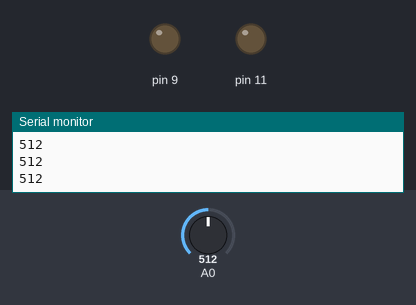
Simulated run of this sketch. Board: Arduino Uno, built with avr-gcc and run on an emulated ATmega328P. On the bench: output pins drawn as LEDs (lit = HIGH), the last lines printed to the serial monitor. The test bench sets the inputs (shaded band); at power-on: A0 = 512.

Above: at 1.2 s.
1.3 s: A0 set to 639
2.8 s: A0 set to 668
At 3.5 s:
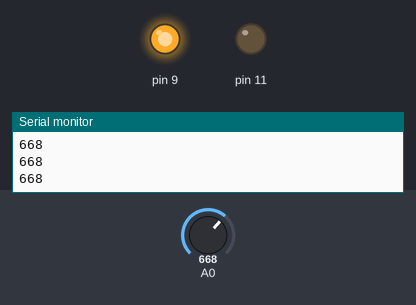
Timing chart, 0 to 7.1 s (numbered marks = the images above; inputs shaded):
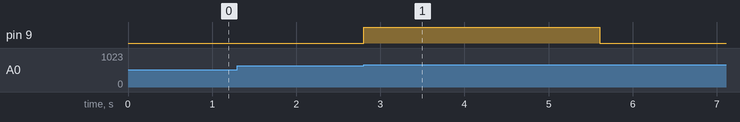

Measured:
- the behaviour switches between 650 and 651 on A0 (found by bisection; images 0 and 1)
- after the input at 2.8 s, pin 9: LOW → HIGH at once, → LOW 2.8 s later

The sketch:

AutoBlinds.ino
```cpp
bool firstTime = false;
bool startRot = false;
bool stopRot = false;
int counter = 0;

void setup() {
  pinMode(9, OUTPUT);
  Serial.begin(9600);
  pinMode(11, OUTPUT);
  digitalWrite(11, LOW);
}

void loop() {
  int reading  = analogRead(0);
  Serial.println(reading);
  if (reading > 650 && firstTime == false){
      startRot = true;
      firstTime = true;
  }
  if (startRot == true && counter <= 15){
    digitalWrite(9, HIGH);
    counter++;
  }
  if (counter == 15){
    stopRot = true;
  }
  if (stopRot == true){
    digitalWrite(9, LOW);
  }
  delay(200);
}
```
